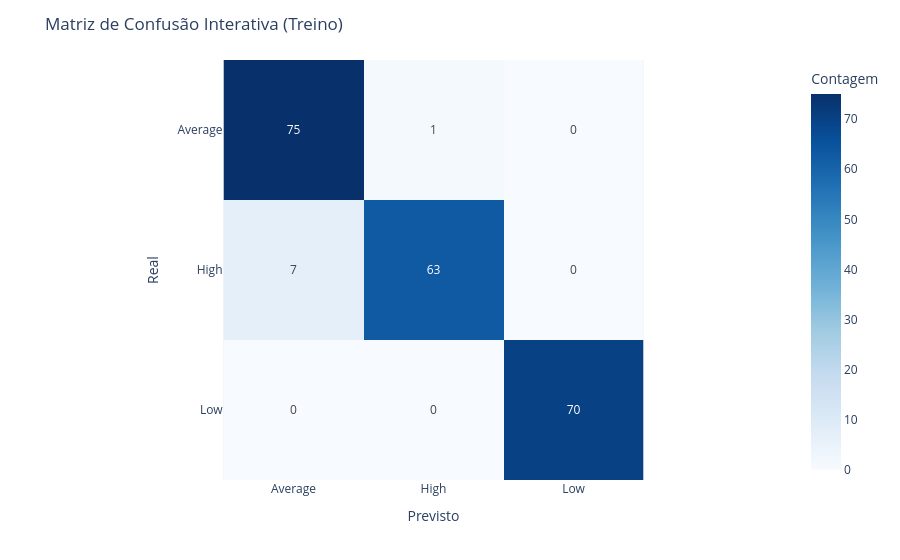
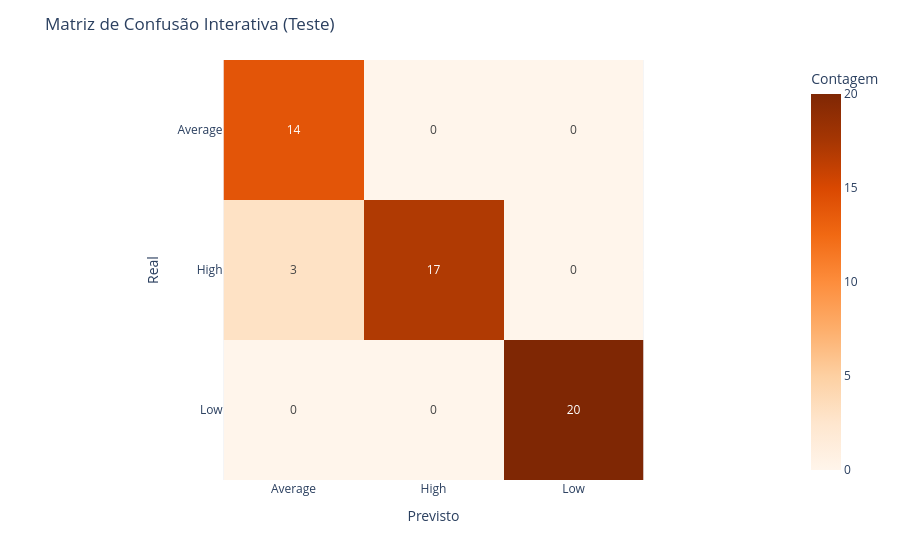

The cell these charts' notebook holds for them, in order:
### Markdown cell above
# 4) Aplique o modelo aos dados de teste e realize a avaliação dos resultados, da mesma forma que fez acima. Não se esqueça de avaliar com as suas palavras e comparar o desempenho da base treino com a teste.

### Code cell
df = pd.read_csv("CREDIT_SCORE_BALANCEADO.csv")
display(df.head())

colunas_candidatas = [col for col in df.columns if 'score' in col.lower() or 'credito' in col.lower()]
target_col = colunas_candidatas[0] if colunas_candidatas else df.columns[-1]

y = df[target_col]
X = df.drop(columns=[target_col])

X_train, X_test, y_train, y_test = train_test_split(X, y, test_size=0.2, random_state=42)

print("="*40)
print("1. VERIFICAÇÃO DO NÚMERO DE LINHAS")
print("="*40)
total_original = len(df)
total_dividido = len(X_train) + len(X_test)
print(f"Total original: {total_original}")
print(f"Treino + Teste: {total_dividido}")
print("Status:", "OK" if total_original == total_dividido else "Divergência")

print("\n" + "="*40)
print("2. VERIFICAÇÃO DAS VARIÁVEIS")
print("="*40)
print(f"y: '{target_col}'")
print(f"X: {X.shape[1]} colunas")

print("\n" + "="*40)
print("3. BALANCEAMENTO EM Y (TESTE)")
print("="*40)
print(y_test.value_counts())
print("\nPercentual (%):")
print(y_test.value_counts(normalize=True) * 100)

modelo = GaussianNB()
modelo.fit(X_train, y_train)

print("\n" + "="*40)
print("4. MODELO TREINADO (GaussianNB)")
print("="*40)
display(modelo)
print("\nClasses aprendidas:", modelo.classes_)

y_pred_train = modelo.predict(X_train)

print("\n" + "="*40)
print("5. AVALIAÇÃO NOS DADOS DE TREINO")
print("="*40)
acuracia_train = accuracy_score(y_train, y_pred_train)
recall_train = recall_score(y_train, y_pred_train, average='macro')
matriz_conf_train = confusion_matrix(y_train, y_pred_train)

print(f"Acurácia (Treino): {acuracia_train:.4f}")
print(f"Recall Macro (Treino): {recall_train:.4f}")

classes = modelo.classes_
fig_train = px.imshow(
    matriz_conf_train,
    x=classes,
    y=classes,
    text_auto=True,
    color_continuous_scale="Blues",
    labels=dict(x="Valor Previsto", y="Valor Real", color="Contagem")
)
fig_train.update_layout(
    title="Matriz de Confusão Interativa (Treino)",
    xaxis_title="Previsto",
    yaxis_title="Real"
)
fig_train.show()

y_pred_test = modelo.predict(X_test)

print("\n" + "="*40)
print("6. AVALIAÇÃO NOS DADOS DE TESTE")
print("="*40)
acuracia_test = accuracy_score(y_test, y_pred_test)
recall_test = recall_score(y_test, y_pred_test, average='macro')
matriz_conf_test = confusion_matrix(y_test, y_pred_test)

print(f"Acurácia (Teste): {acuracia_test:.4f}")
print(f"Recall Macro (Teste): {recall_test:.4f}")

fig_test = px.imshow(
    matriz_conf_test,
    x=classes,
    y=classes,
    text_auto=True,
    color_continuous_scale="Oranges",
    labels=dict(x="Valor Previsto", y="Valor Real", color="Contagem")
)
fig_test.update_layout(
    title="Matriz de Confusão Interativa (Teste)",
    xaxis_title="Previsto",
    yaxis_title="Real"
)
fig_test.show()

print("\n" + "="*40)
print("7. COMPARAÇÃO ENTRE TREINO E TESTE")
print("="*40)
print(f"Diferença de Acurácia (Treino - Teste): {(acuracia_train - acuracia_test):.4f}")
print(f"Diferença de Recall (Treino - Teste): {(recall_train - recall_test):.4f}")

### Figure 1 — Plotly figure (JSON) as saved in the notebook; plotly's stock layout.template omitted (floating-point values rounded to 4 significant figures)
{"data": [{"coloraxis": "coloraxis", "hovertemplate": "Valor Previsto: %{x}<br>Valor Real: %{y}<br>Contagem: %{z}<extra></extra>", "name": "0", "texttemplate": "%{z}", "type": "heatmap", "x": ["Average", "High", "Low"], "xaxis": "x", "y": ["Average", "High", "Low"], "yaxis": "y", "z": [[75, 1, 0], [7, 63, 0], [0, 0, 70]]}], "layout": {"coloraxis": {"colorbar": {"title": {"text": "Contagem"}}, "colorscale": [[0, "rgb(247,251,255)"], [0.125, "rgb(222,235,247)"], [0.25, "rgb(198,219,239)"], [0.375, "rgb(158,202,225)"], [0.5, "rgb(107,174,214)"], [0.625, "rgb(66,146,198)"], [0.75, "rgb(33,113,181)"], [0.875, "rgb(8,81,156)"], [1, "rgb(8,48,107)"]]}, "margin": {"t": 60}, "title": {"text": "Matriz de Confusão Interativa (Treino)"}, "xaxis": {"anchor": "y", "constrain": "domain", "domain": [0, 1], "scaleanchor": "y", "title": {"text": "Previsto"}}, "yaxis": {"anchor": "x", "autorange": "reversed", "constrain": "domain", "domain": [0, 1], "title": {"text": "Real"}}}}

### Figure 2 — Plotly figure (JSON) as saved in the notebook; plotly's stock layout.template omitted (floating-point values rounded to 4 significant figures)
{"data": [{"coloraxis": "coloraxis", "hovertemplate": "Valor Previsto: %{x}<br>Valor Real: %{y}<br>Contagem: %{z}<extra></extra>", "name": "0", "texttemplate": "%{z}", "type": "heatmap", "x": ["Average", "High", "Low"], "xaxis": "x", "y": ["Average", "High", "Low"], "yaxis": "y", "z": [[14, 0, 0], [3, 17, 0], [0, 0, 20]]}], "layout": {"coloraxis": {"colorbar": {"title": {"text": "Contagem"}}, "colorscale": [[0, "rgb(255,245,235)"], [0.125, "rgb(254,230,206)"], [0.25, "rgb(253,208,162)"], [0.375, "rgb(253,174,107)"], [0.5, "rgb(253,141,60)"], [0.625, "rgb(241,105,19)"], [0.75, "rgb(217,72,1)"], [0.875, "rgb(166,54,3)"], [1, "rgb(127,39,4)"]]}, "margin": {"t": 60}, "title": {"text": "Matriz de Confusão Interativa (Teste)"}, "xaxis": {"anchor": "y", "constrain": "domain", "domain": [0, 1], "scaleanchor": "y", "title": {"text": "Previsto"}}, "yaxis": {"anchor": "x", "autorange": "reversed", "constrain": "domain", "domain": [0, 1], "title": {"text": "Real"}}}}
